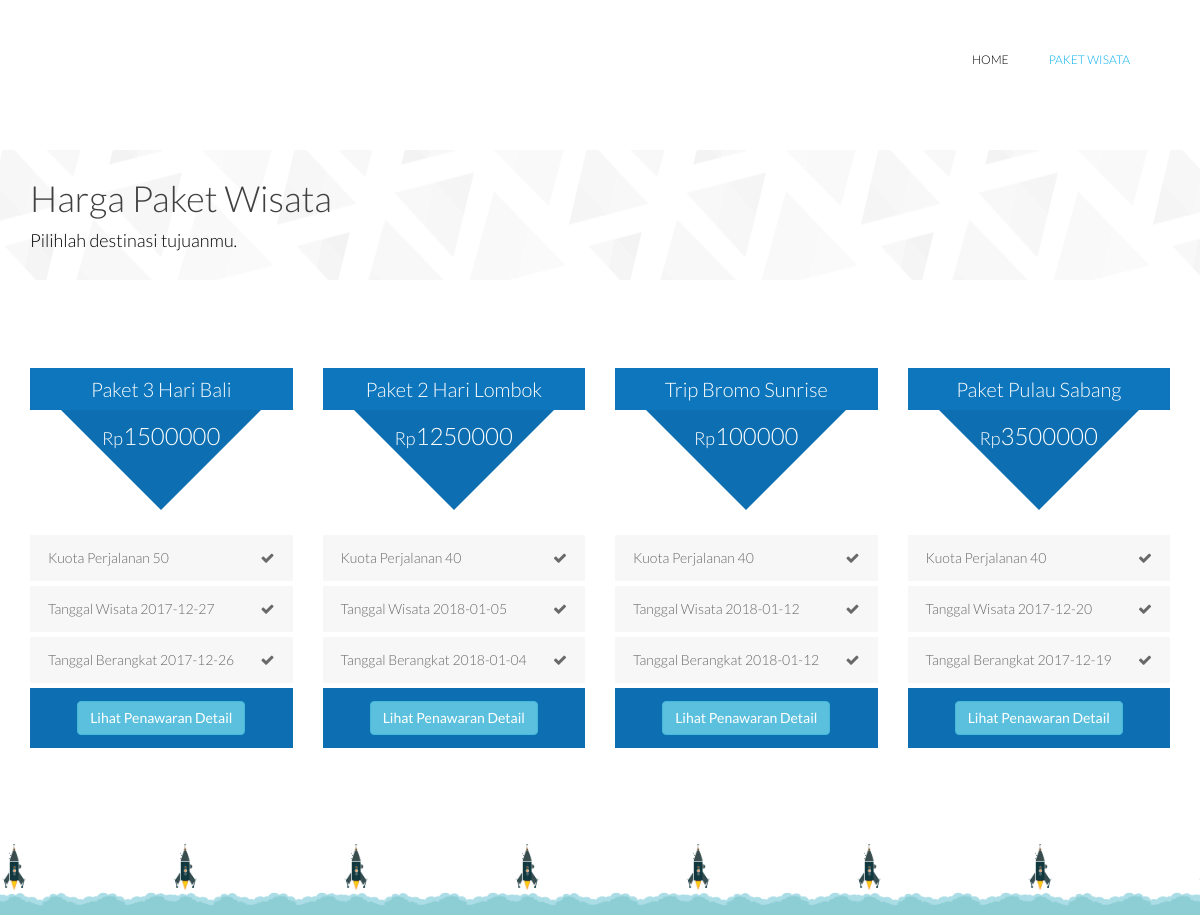
Screenshot of /index.php/welcome/pricing with the database file from the repository.
### tables this page shows
CREATE TABLE `wisata` (
  `Kode_Paket` int(11) NOT NULL,
  `Nama_Paket` varchar(100) NOT NULL,
  `Alamat_Wisata` varchar(100) NOT NULL,
  `Harga_Orang` int(11) NOT NULL,
  `Kuota_Perjalanan` int(11) NOT NULL,
  `Tanggal_Wisata` date NOT NULL,
  `Tanggal_Berangkat` date NOT NULL,
  `Deskripsi` varchar(1000) NOT NULL,
  `Nama_Travel` varchar(100) NOT NULL,
  `Nomor_HP` int(100) NOT NULL,
  `Email_Travel` varchar(100) NOT NULL,
  `Alamat_Travel` varchar(1000) NOT NULL
);

### application/controllers/Welcome.php (called while the page is built, shortened)
<?php
class Welcome extends CI_Controller {
	function __construct(){
		$this->load->model('Fungsi_model');
	}
	function pricing(){
		$data['wisata'] = $this->Fungsi_model->ambil_data()->result();
		$this->load->view('header');
		$this->load->view('pricing', $data);
		$this->load->view('footer');
	}
}

### index.php (called while the page is built, shortened)
<?php
require_once BASEPATH.'core/CodeIgniter.php';

### application/models/Fungsi_model.php (called while the page is built, shortened)
<?php
class Fungsi_model extends CI_Model{
	function ambil_data(){
		return $this->db->get('wisata');
	}
}
?>

### application/views/pricing.php (the view, shortened to what this page needs)
<!DOCTYPE html>
<html lang="en">
    <head>
    </head>
    <body>
        <header id="header">
            <div class="navbar navbar-inverse" role="banner">
                <div class="container">
				<div class="collapse navbar-collapse">
                    <ul class="nav navbar-nav navbar-right">
						<li><a href="<?php echo base_url('index.php/Welcome');?>">Home</a></li>
						<li class="active"><a href="<?php echo base_url('index.php/Welcome/pricing');?>">Paket Wisata</a></li>
                    </ul>
				</div>
                </div>
            </div>
        </header>
        <section id="page-breadcrumb">
            <div class="vertical-center sun">
                <div class="container">
                    <div class="row">
                        <div class="action">
                            <div class="col-sm-12">
                                <h1 class="title">Harga Paket Wisata</h1>
                                <p>Pilihlah destinasi tujuanmu.</p>
                            </div>
                        </div>
                    </div>
                </div>
            </div>
        </section>
        <section class="container">
            <div class="price-table">
                <div class="row">
				<?php foreach($wisata as $u){ ?>
                    <div class="col-sm-6 col-md-3">
                        <div class="single-price price-one">
                            <div class="table-heading">
                                <p class="plan-name"><?php echo $u->Nama_Paket ?></p>
                                <p class="plan-price"><span class="dollar-sign">Rp</span><span class="price"><?php echo $u->Harga_Orang ?></span><span class="month"></span></p>
                            </div>
                            <ul>
                                <li>Kuota Perjalanan <?php echo $u->Kuota_Perjalanan ?>
                                    <span><i class="fa fa-check"></i></span>
                                </li>
                                <li>Tanggal Wisata <?php echo $u->Tanggal_Wisata ?>
                                    <span><i class="fa fa-check"></i></span>
                                </li>
                                <li>Tanggal Berangkat <?php echo $u->Tanggal_Berangkat ?>
                                    <span><i class="fa fa-check"></i></span>
                                </li>
                            </ul>
							<form method="POST" action="<?php echo base_url('index.php/Welcome/services/'.$u->Kode_Paket);?>" class="btn btn-buynow">
							<button type="submit" class="btn btn-info">Lihat Penawaran Detail</button>
							</form>
                        </div>
                    </div>
						<?php } ?>
                </div>
            </div>
        </section>
    </body>
</html>

### application/views/header.php (shortened to what this page needs)
<!DOCTYPE html>
<html lang="en">
    <head>
        <link href="<?php echo base_url('gambar/css/bootstrap.min.css');?>" rel="stylesheet">
        <link href="<?php echo base_url('gambar/css/font-awesome.min.css');?>" rel="stylesheet">
        <link href="<?php echo base_url('gambar/css/animate.min.css');?>" rel="stylesheet">
        <link href="<?php echo base_url('gambar/css/lightbox.css');?>" rel="stylesheet">
        <link href="<?php echo base_url('gambar/css/main.css');?>" rel="stylesheet">
        <link href="<?php echo base_url('gambar/css/responsive.css');?>" rel="stylesheet">
	</head>
</html>

### application/views/footer.php (shortened to what this page needs)
<!DOCTYPE html>
<html>
<body>
        <footer id="footer">
            <div class="container">
                <div class="row">
                    <div class="col-sm-12 text-center bottom-separator">
                    </div>
                </div>
            </div>
        </footer>
</body>
</html>

### gambar/css/main.css (style rules this page uses)
body { background: #fff; font-family: 'Lato', sans-serif; font-weight: 300; font-size: 14px; line-height: 22px; color: #000; }
html { height: 100%; }
a { color:#C03035; }
a { -webkit-transition: 300ms; -moz-transition: 300ms; -o-transition: 300ms; transition: 300ms; }
ul { list-style: none; }
h1, h2, h3, h4, h5, h6 { font-family: 'Lato', sans-serif; font-weight: 300; }
h1 { color: #686868; }
#header { margin-bottom: 0; padding: 30px 0 60px 0; }
#header .navbar-inverse .container { position: relative; }
#header .navbar { background: #fff; border: 0; margin-bottom: 0; }
#header .navbar-nav.navbar-right >li:last-child { margin-right: 20px; }
#header .navbar-nav.navbar-right >li a { color: #000; font-size: 12px; padding: 20px; text-transform: uppercase; font-weight: 300; }
#header .navbar-inverse .navbar-nav li.active > a, #header .navbar-inverse .navbar-nav li.active > a:focus, #header .navbar-nav.navbar-right li > a:hover, .navbar-inverse .navbar-nav > .open > a { background-color: inherit; border: 0; color: #00aeef; }
#footer { padding-bottom: 10px; background-image: url(../images/home/footer.png); background-repeat: repeat-x; background-position: bottom; background-size: contain; }
#footer .bottom-separator { margin-bottom: 60px; }
.vertical-center { display: table-cell; vertical-align: middle; width: 100%; position: statice; }
.action h1 { margin-top: 0; }
.action p { font-size: 18px; margin-bottom: 0; font-weight: 300; }
.title { color: #404040; font-weight: 300; }
#action , #page-breadcrumb { position: relative; }
#page-breadcrumb { background-image: url(../images/home/tour-bg.png); background-color: #fbfafa; background-repeat: repeat-x; height: 130px; background-position: center; display: table; position: static; width: 100%; }
.price-table { margin-top: 88px; margin-bottom: 96px; }
.single-price ul { padding: 0; margin: 0; list-style: none; }
.table-heading { background-color: transparent !important; color: #FFFFFF !important; overflow: hidden; padding: 0 !important; text-align: center; }
.single-price.price-one .plan-name, .single-price.price-two .plan-name, .single-price.price-three .plan-name, .single-price.price-four .plan-name { color: #fff; font-size: 20px; margin-bottom: 0; padding: 10px 0; text-transform: capitalize; }
.single-price.price-one .plan-name { background-color: #0e76bc; }
.single-price .plan-price { color: #fff; float: none; font-size: 14px; height: 110px; margin-bottom: 15px; overflow: hidden; position: relative; z-index: 5; padding-top: 15px; }
.plan-price .dollar-sign { font-size: 18px; }
.plan-price .price { font-size: 24px; }
.price-one .plan-price:after, .price-two .plan-price:after, .price-three .plan-price:after, .price-four .plan-price:after { border-style: solid; border-width: 110px; content: ""; height: 0; left:50%; position: absolute; top: 0; width: 0; z-index: -1; margin-left: -110px; }
.price-one .plan-price:after { border-color: #0d6fb1 transparent transparent; }
.single-price ul li, .single-table ul li { padding: 12px 18px; background-color: #f7f7f7; margin-bottom: 5px; color: #696969; }
.single-price ul li span, .single-table ul li span { float: right; }
.price-one .btn-buynow, .price-two .btn-buynow, .price-three .btn-buynow, .price-four .btn-buynow { border-radius: 0; color: #fff; padding: 12px; font-weight: 300; letter-spacing: 3px; text-transform: uppercase; display: block; }
.price-one .btn-buynow { background-color: #0d6fb1; }

### gambar/css/responsive.css (style rules this page uses)
@media only screen and (max-width : 1200px) { .single-price .plan-price:after { border-width:100px; margin-left:-100px; } }

### rows the page displays
wisata: Nama_Paket "Paket 3 Hari Bali", Harga_Orang "1500000", Kuota_Perjalanan "50", Tanggal_Wisata "2017-12-27", Tanggal_Berangkat "2017-12-26"
wisata: Nama_Paket "Paket 2 Hari Lombok", Harga_Orang "1250000", Kuota_Perjalanan "40", Tanggal_Wisata "2018-01-05", Tanggal_Berangkat "2018-01-04"
wisata: Nama_Paket "Trip Bromo Sunrise", Harga_Orang "100000", Kuota_Perjalanan "40", Tanggal_Wisata "2018-01-12", Tanggal_Berangkat "2018-01-12"
wisata: Nama_Paket "Paket Pulau Sabang", Harga_Orang "3500000", Kuota_Perjalanan "40", Tanggal_Wisata "2017-12-20", Tanggal_Berangkat "2017-12-19"
